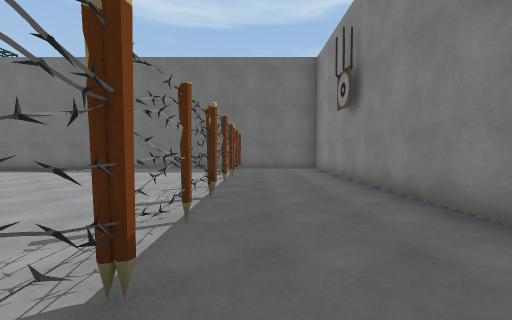
view 1 (above)

16 first-person views from a walk through a 3-D level made in the Unity game engine. The camera is 1.4 m above the floor, tilts 2° down and sees 90° across. The floor is counted in squares, 1.8 m on a side. Each view is taken from the middle of a square. On the plan, view 1 faces up. The plan holds only what a view shows up to about 10 squares ahead; the rest is blank. The player is left out. Some surface patterns are stand-ins.

view 2
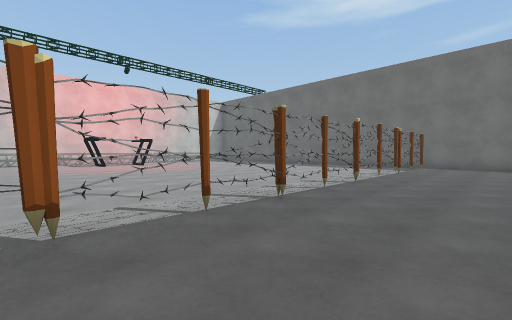

view 3
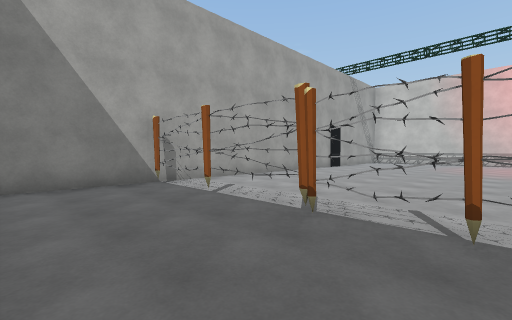

view 4
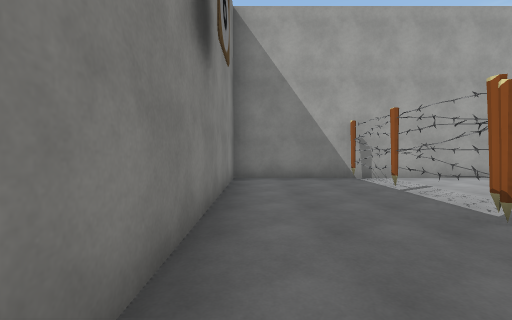

view 5
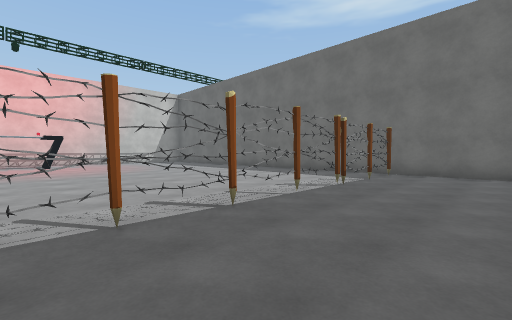

view 6
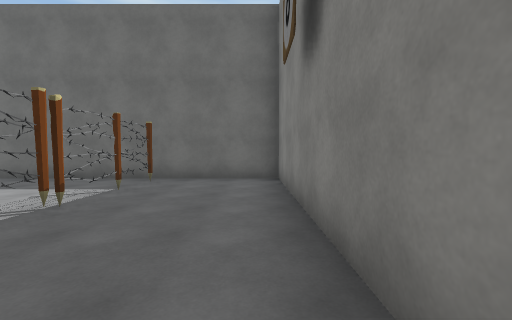

view 7
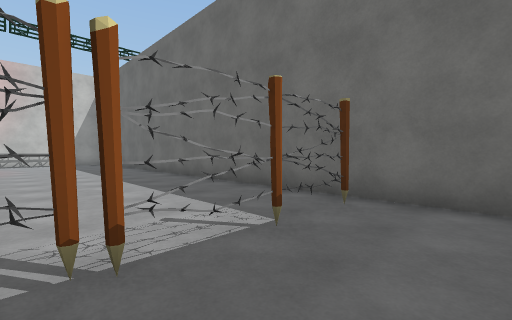

view 8
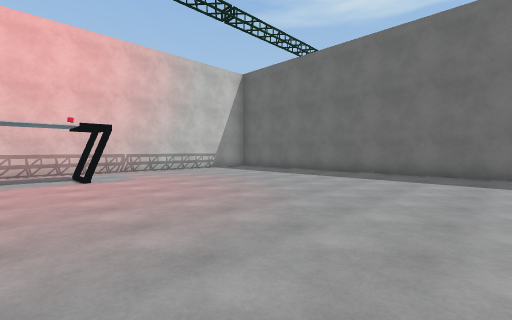

view 9
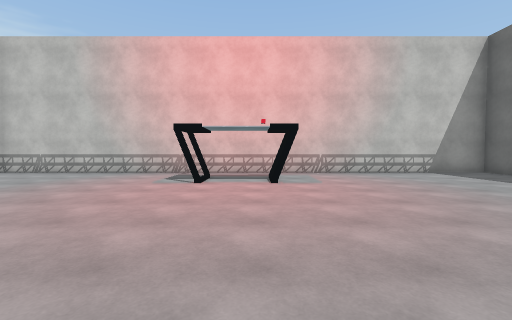

view 10
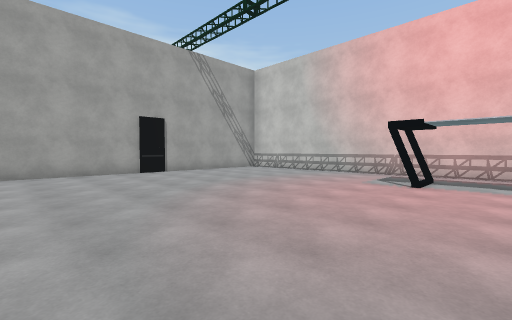

view 11
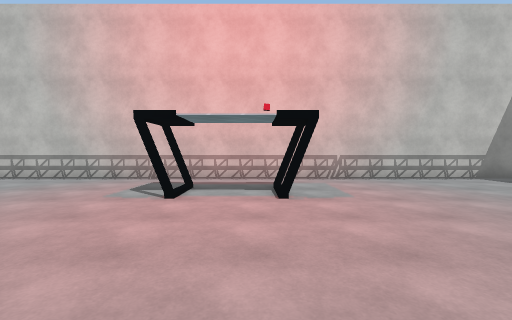

view 12
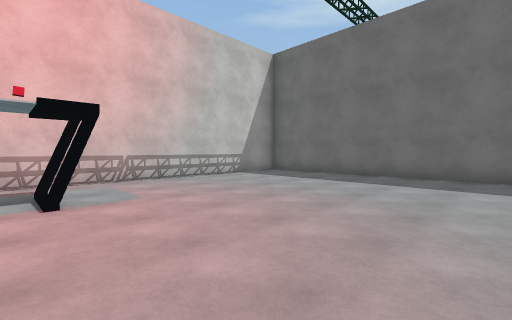

view 13
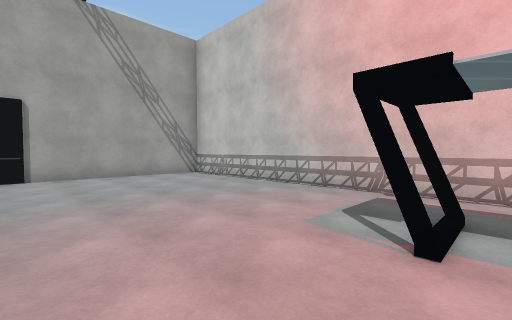

view 14
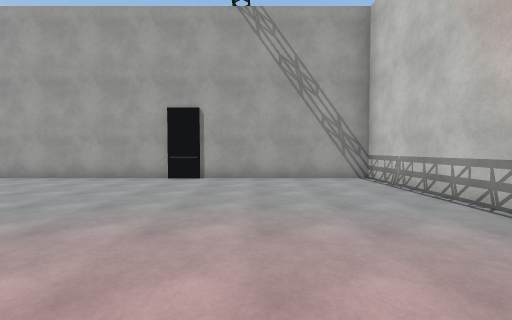

view 15
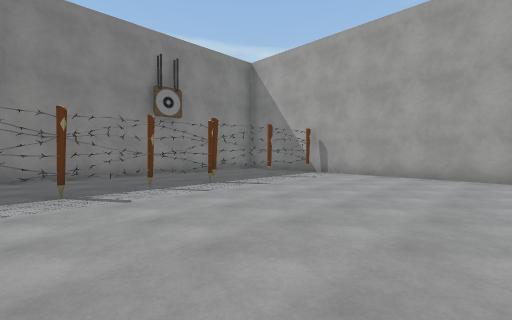

view 16
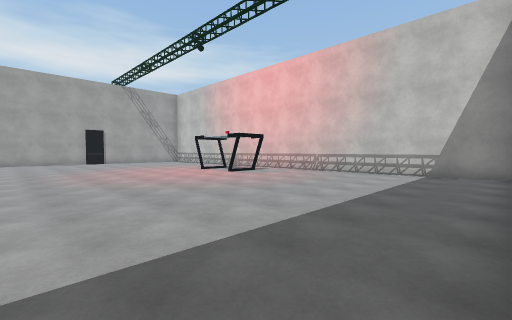

### Floor plan
Key: @ floor where view 1 was taken; # wall or solid block; x gap in a wall; . floor; T thing the floor can be seen under or through; A table.
Columns run from 16 left of view 1 to 3 right of it. Each row starts with its distance up from view 1.
 12 ####################
 11 #..................#
 10 #..............#...#
  9 #..............x...#
  8 #..............#...#
  7 #..............x...#
  6 #..............#...#
  5 #..............x...#
  4 #..A...........x...#
  3 #..............x...#
  2 #..............#...#
  1 #..............x...#
  0 #..............#@..#
 -1 #..............x...#
 -2 #..............x...#
 -3 #..............T...#
 -4 #..............T...#
 -5 #..............T...#
 -6 #..............T...#
 -7 ####################

Positions as (right, up) in squares from view 1, and headings:
1: (0, 0), facing up
2: (2, -2), facing up-left
3: (2, 0), facing down-left
4: (2, 1), facing down
5: (2, 2), facing up-left
6: (2, 4), facing up
7: (1, 7), facing up-left
8: (-5, 2), facing up-left
9: (-6, 3), facing left
10: (-6, 3), facing down-left
11: (-8, 3), facing left
12: (-8, 3), facing up-left
13: (-10, 2), facing down-left
14: (-12, 1), facing down
15: (-6, 2), facing down-right
16: (-6, 11), facing down-left
